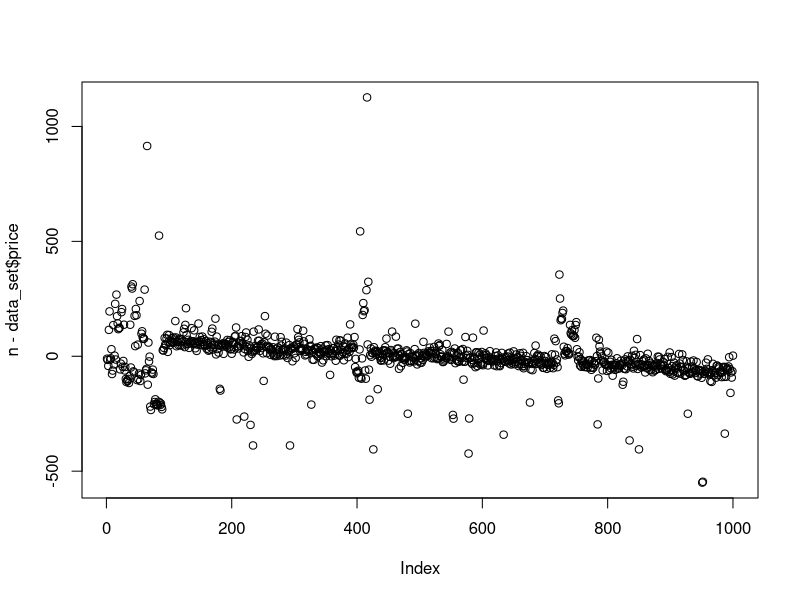
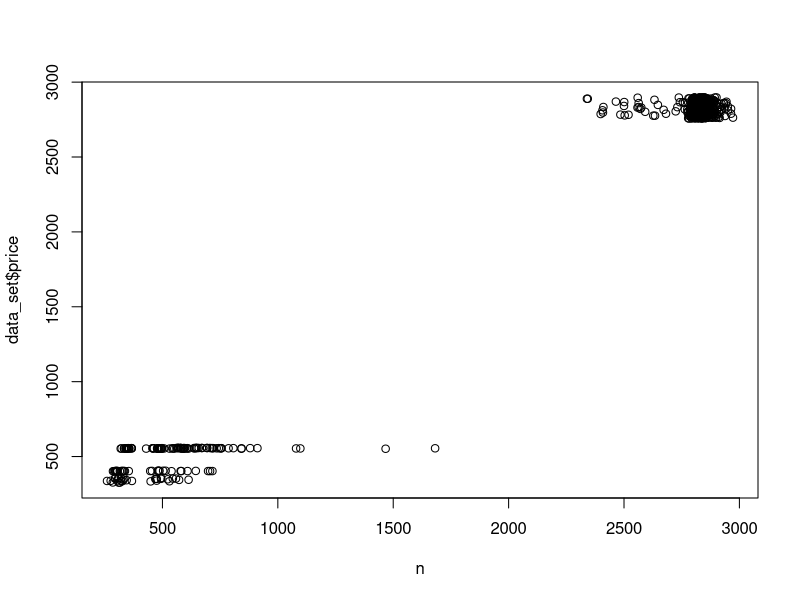
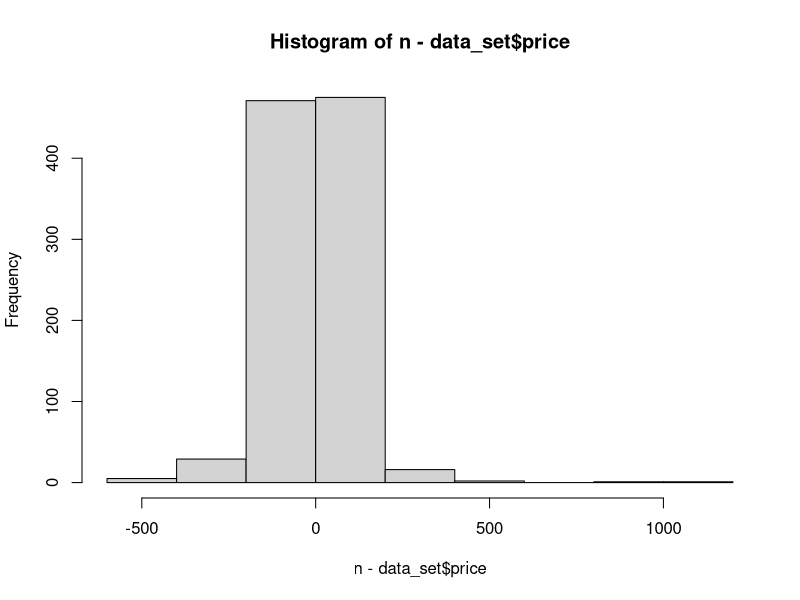
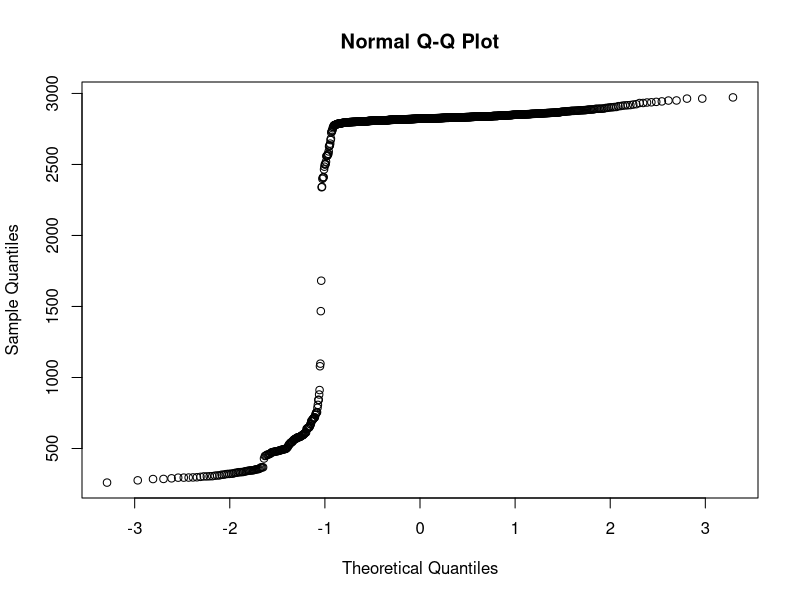
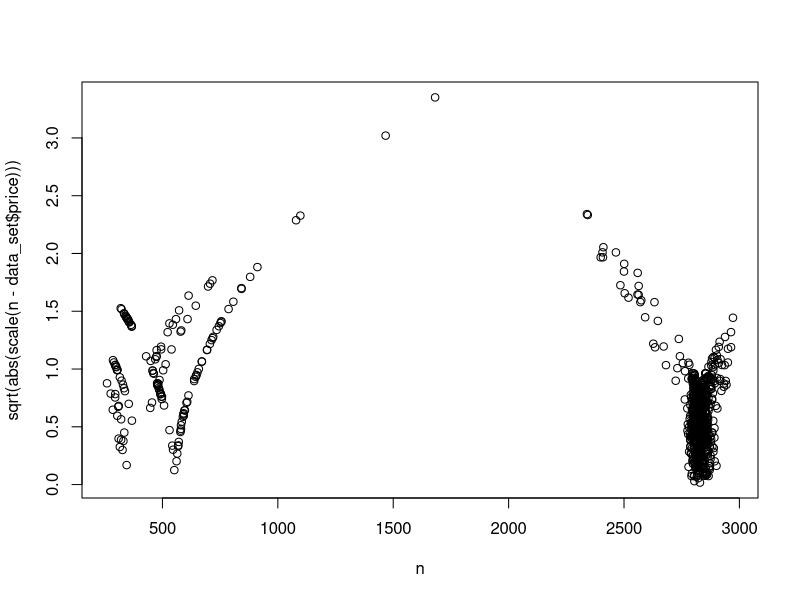

The R script that drew these images, in order: (Note: this script raises an error after producing the figures.)
# Fit lowess
library(splines)
library(foreach)
library(gam)
library(lattice)
library(ggplot2)
library(caret)

# crashes when I uncomment the tuneGrid = tuneGrid line. Maybe impossible values?
Set_seed_seed <- 100
data_set <- diamonds[, c(1, 5, 6, 7, 8, 9, 10)]
data_set <- data_set[1:1000,]
formula <- price ~ carat + depth + table + x + y + z
training_control <- trainControl(method = "cv", allowParallel = FALSE)
tune_grid <- expand.grid(span = seq(0.1, 0.9, length = 9), degree = seq(1, 2, length = 2))
set.seed(Set_seed_seed)
GAM_model <- train(formula,
                      data = data_set,
                      method = "gamLoess", 
                      # tuneGrid = tune_grid
                      trControl = training_control
                   )

# http://topepo.github.io/caret/Generalized_Additive_Model.html
# Tuning Parameters: span (Span), degree (Degree)

########################################################
# Regression diagnostics
n <- predict(GAM_model, data_set)
# Tuning Parameters: span (Span), degree (Degree)
# tuneGrid <- expand.grid(ncomp = 1:(ncol(data_set_train) - 2))

# Residuals vs order
plot(n - data_set$price)
# Predicted vs fitted values
plot(n, data_set$price)
# Residuals vs features
cor(n - data_set$price, data_set[, -grep("price", colnames(data_set))])
# Predicted vs feature
cor(n, data_set[, -grep("price", colnames(data_set))])
# Residual distribution
hist(n - data_set$price)
qqnorm(n)
# Scale location (sqrt of standardize residuals vs fitted values)
plot(x = n, y = sqrt(abs(scale(n - data_set$price))))

mat_x <- as.matrix(data_set[, -grep("price", colnames(data_set))])
hat_x <- mat_x %*% ginv( t(mat_x) %*% mat_x) %*% t(mat_x)
diag_hat <- diag(hat_x)
D <- (n - data_set$price) * diag_hat/(1 - (diag_hat %*% diag_hat))
plot(D)
hist(D)
qqnorm(D)
plot(n - data_set$price)


###################################################
# Blog postings
# Charpentier, A. (2015, July 21). Choosing a classifier.
# Retrieved July 31, 2015
# from Freakonometrics: http://freakonometrics.hypotheses.org/20002
###################################################
library(ggplot2)
n <- 500
set.seed(1)
X <- rnorm(n)
ma <- 10 - (X + 1.5) ^ 2*2
mb <- -10 + (X - 1.5) ^ 2*2
M <- cbind(ma,mb)
set.seed(1)
Z <- sample(1:2,size = n,replace = TRUE)
Y <- ma*(Z == 1) + mb*(Z == 2) + rnorm(n)*5
df <- data.frame(Z = as.factor(Z),X,Y)
p <- ggplot(data = df, aes(x = X, y = Y, color = Z))
p <- p + geom_point()
p
df1 = training = df[1:300,]
df2 = testing  = df[301:500,]

# library(rpart)
# fit <- rpart(Z ~ X + Y, data = df1)
# pred <- function(x,y) predict(fit,newdata = data.frame(X = x,Y = y))[,1]
library(randomForest)
fit <- randomForest(Z ~ X + Y, data = df1)
pred <- function(x,y) predict(fit,newdata = data.frame(X = x,Y = y), type = "prob")[,2]
vx <- seq(-3,3,length = 101)
vy <- seq(-25,25,length = 101)

z <- NULL
for (i in 1:length(vx)) {
  for (j in 1:length(vy)) {
    z_pred <- pred(vx[i],vy[j])
    new_row <- cbind(vx[i],vy[j], z_pred)
    z <- rbind(z, new_row)
  }
}
z <- as.data.frame(z)
colnames(z) <- c("vx", "vy", "pred_z")

p <- ggplot()
p <- p + geom_tile(data = z, aes(x = vx, y = vy, color = pred_z))
p <- p + geom_point(data = df, aes(x = X, y = Y, fill = Z, shape = Z),
                    pch = 21, size = 5, colour = NA)
p
